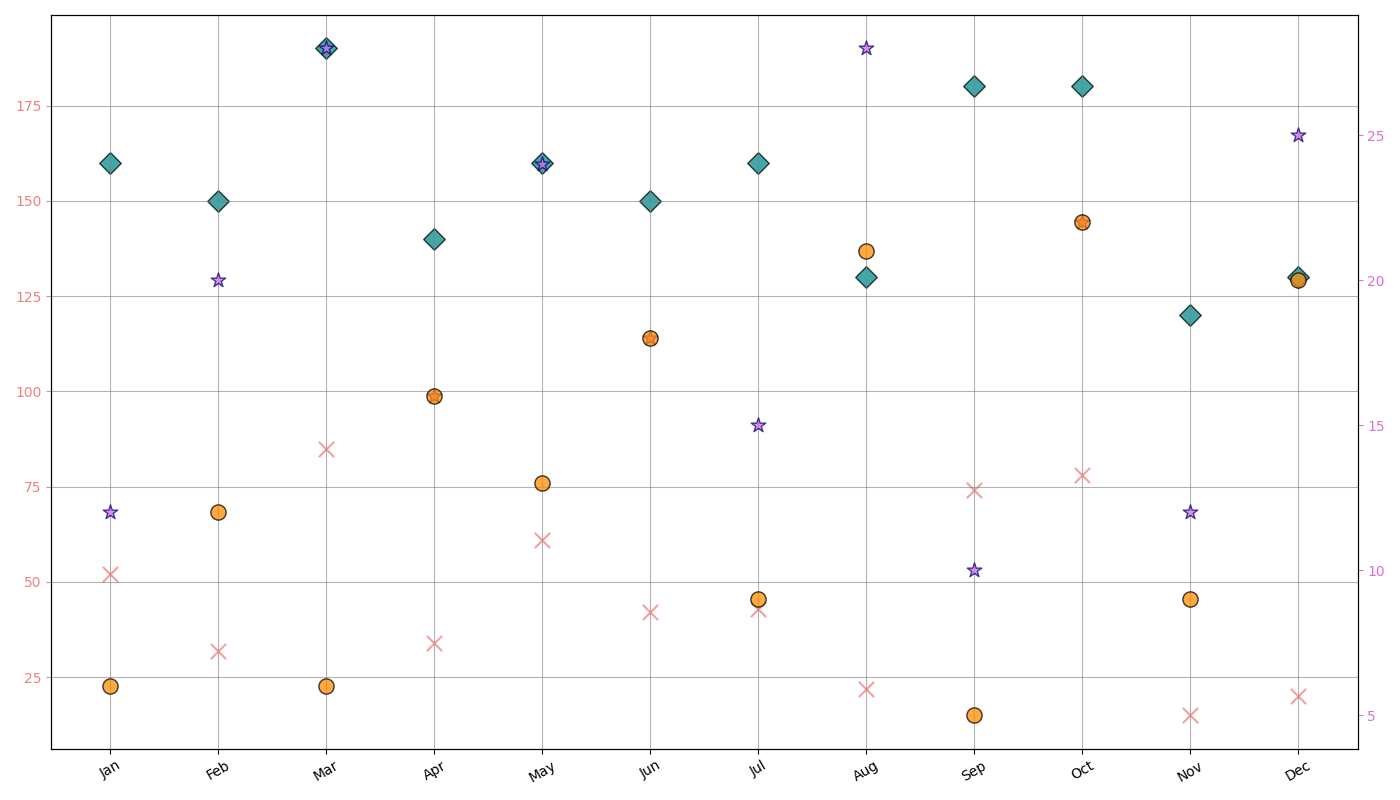

The script that drew this image:
import matplotlib.pyplot as plt
import numpy as np

months = np.array(['Jan', 'Feb', 'Mar', 'Apr', 'May', 'Jun', 'Jul', 'Aug', 'Sep', 'Oct', 'Nov', 'Dec'])
precipitation_sunnyville = np.array([52, 32, 85, 34, 61, 42, 43, 22, 74, 78, 15, 20])
precipitation_rainytown = np.array([160, 150, 190, 140, 160, 150, 160, 130, 180, 180, 120, 130])
temperature_sunnyville = np.array([12, 20, 28, 16, 24, 18, 15, 28, 10, 22, 12, 25])
temperature_rainytown = np.array([6, 12, 6, 16, 13, 18, 9, 21, 5, 22, 9, 20])

fig, ax1 = plt.subplots(figsize=(14, 8))

# Shuffled color assignments
scatter1 = ax1.scatter(months, precipitation_sunnyville, color='lightcoral', marker='x', s=120, edgecolors='brown')
scatter2 = ax1.scatter(months, precipitation_rainytown, color='darkcyan', marker='D', s=120, edgecolors='black')

ax2 = ax1.twinx()
scatter3 = ax2.scatter(months, temperature_sunnyville, color='orchid', marker='*', s=120, edgecolors='navy')
scatter4 = ax2.scatter(months, temperature_rainytown, color='darkorange', marker='o', s=120, edgecolors='black')

ax1.grid(True, linestyle='-', color='gray', alpha=0.6)
ax1.set_xticks(np.arange(len(months)))
ax1.set_xticklabels(months)
ax1.tick_params(axis='x', colors='black', rotation=30)
ax1.tick_params(axis='y', colors='lightcoral')
ax2.tick_params(axis='y', colors='orchid')

scatter1.set_alpha(0.75)
scatter2.set_alpha(0.75)
scatter3.set_alpha(0.75)
scatter4.set_alpha(0.75)

plt.tight_layout()
plt.show()
